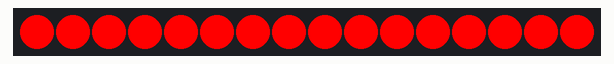
Simulated run of this program. Board: Raspberry Pi (BCM pin numbers). Shown: 16 RGB LEDs in strip order, left to right. Dim RGB values are drawn brighter than linear.

Above: at 0.01 s.
At 1.69 s:
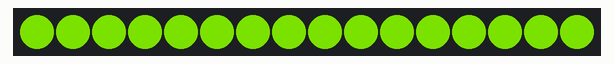
At 3.37 s:
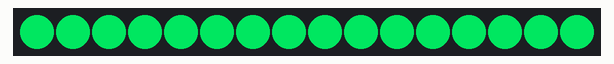
At 4.13 s:
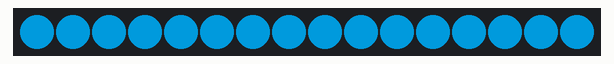
At 5.05 s:
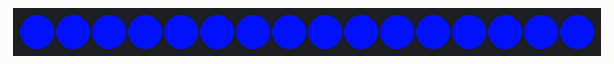
At 6.88 s:
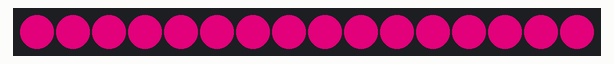

The program:

RGB.py
```python
import time
from rpi_ws281x import PixelStrip, Color

LED_COUNT = 16
LED_PIN = 18
LED_FREQ_HZ = 800000
LED_DMA = 10
LED_BRIGHTNESS = 255
LED_INVERT = False
LED_CHANNEL = 0

strip = PixelStrip(LED_COUNT, LED_PIN, LED_FREQ_HZ, LED_DMA, LED_INVERT, LED_BRIGHTNESS, LED_CHANNEL)
strip.begin()

def rgb_gradient():
    red = 255
    green = 0
    blue = 0

    while True:
        for i in range(strip.numPixels()):
            strip.setPixelColor(i, Color(red, green, blue))
        strip.show()

        if red > 0 and blue == 0:
            red -= 5
            green += 5
        elif green > 0 and red == 0:
            green -= 5
            blue += 5
        elif blue > 0 and green == 0:
            blue -= 5
            red += 5

        red = max(0, min(255, red))
        green = max(0, min(255, green))
        blue = max(0, min(255, blue))

        time.sleep(0.05)

try:
    rgb_gradient()

except KeyboardInterrupt:
    strip.setBrightness(0)
    strip.show()
    print("Program terminated")
```

Measured:
- by itself, everything shown: repeats every 7.8 s, in 153 steps
